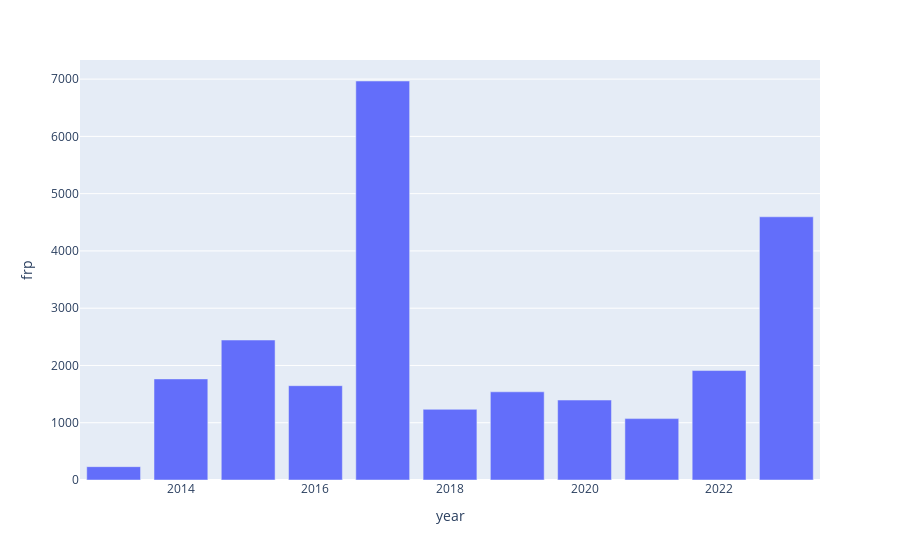

Source (notebook cell):
### Code cell
# Number of fires
b = a.groupby(['year'])['frp'].count().reset_index()
px.bar(b, x='year', y='frp')

### Figure 1 — Plotly figure (JSON) as saved in the notebook; plotly's stock layout.template omitted (floating-point values rounded to 4 significant figures)
{"data": [{"alignmentgroup": "True", "hovertemplate": "year=%{x}<br>frp=%{y}<extra></extra>", "legendgroup": "", "marker": {"color": "#636efa", "pattern": {"shape": ""}}, "name": "", "offsetgroup": "", "orientation": "v", "showlegend": false, "textposition": "auto", "type": "bar", "x": [2013, 2014, 2015, 2016, 2017, 2018, 2019, 2020, 2021, 2022, 2023], "xaxis": "x", "y": [233, 1765, 2444, 1647, 6967, 1234, 1540, 1396, 1072, 1911, 4596], "yaxis": "y"}], "layout": {"barmode": "relative", "legend": {"tracegroupgap": 0}, "margin": {"t": 60}, "xaxis": {"anchor": "y", "domain": [0, 1], "title": {"text": "year"}}, "yaxis": {"anchor": "x", "domain": [0, 1], "title": {"text": "frp"}}}}
